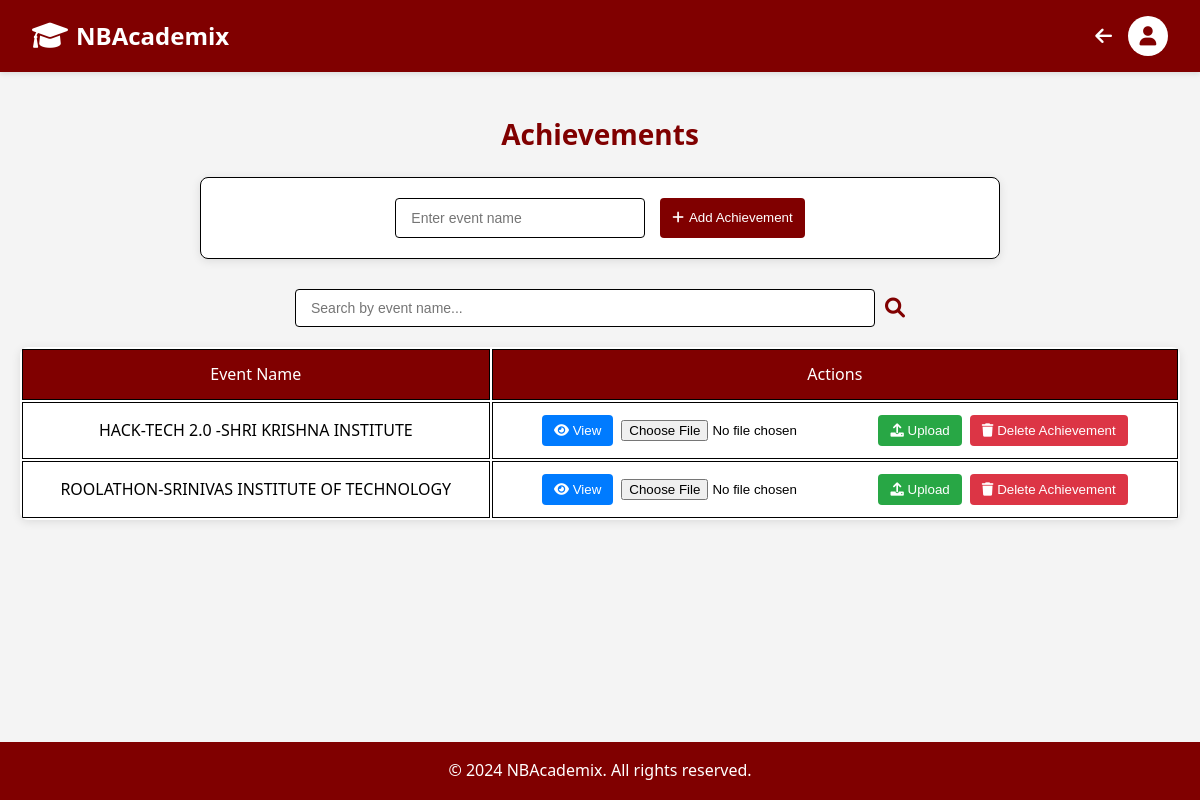
Screenshot of /achievement/ (signed in) with the database file from the repository.
### adminpage/models.py (models this page shows, shortened)
class Achievement(models.Model):
    event_name = models.CharField(max_length=255)
    created_at = models.DateTimeField(auto_now_add=True)

### adminpage/views.py (the view, shortened to what this page needs)
# urls.py: path('achievement/', views.achievement_view, name='achievement'),
@login_required
def achievement_view(request):
    achievements = Achievement.objects.all().order_by('-created_at')
    context = {
        'achievements': achievements,
    }
    return render(request, 'adminpage/achievement.html', context)

### adminpage/templates/adminpage/achievement.html (shortened to what this page needs)
{% extends 'adminpage/base.html' %}
{% block content %}
<div class="student-container">
    <h2>Achievements</h2>
    <div class="add-student-section">
        <form method="post" action="" class="add-form">
            <div class="form-group">
                <input type="text" name="event_name" placeholder="Enter event name" required class="form-input">
                <button type="submit" class="btn add-btn">
                    <i class="fas fa-plus"></i> Add Achievement
                </button>
            </div>
        </form>
    </div>
    <div class="search-container">
        <input type="text" id="searchInput" placeholder="Search by event name..." class="search-input">
        <i class="fas fa-search search-icon"></i>
    </div>
    <div class="table-responsive">
        <table class="student-table">
            <thead>
                <tr>
                    <th>Event Name</th>
                    <th>Actions</th>
                </tr>
            </thead>
            <tbody id="studentTableBody">
                {% for achievement in achievements %}
                    <tr class="student-row">
                        <td>{{ achievement.event_name }}</td>
                        <td class="action-buttons">
                            <button type="button" class="btn view-btn" onclick="openModal('modal-{{ achievement.id }}')">
                                <i class="fas fa-eye"></i> View
                            </button>
                            <form method="post" action="{% url 'upload_achievement_file' achievement.id %}" enctype="multipart/form-data" class="upload-form">
                                <input type="file" name="document" accept=".pdf,.doc,.docx,.xls,.xlsx" class="file-input" required>
                                <button type="submit" class="btn upload-btn">
                                    <i class="fas fa-upload"></i> Upload
                                </button>
                            </form>
                            <form method="post" action="{% url 'delete_achievement' achievement.id %}" class="delete-form" onsubmit="return confirm('Are you sure you want to delete this entire record?');">
                                <button type="submit" class="btn delete-btn">
                                    <i class="fas fa-trash"></i> Delete Achievement
                                </button>
                            </form>
                        </td>
                    </tr>
                {% endfor %}
            </tbody>
        </table>
    </div>
</div>
{% endblock %}

### adminpage/templates/adminpage/base.html (style rules this page uses)
* { margin: 0; padding: 0; box-sizing: border-box; }
body { font-family: 'Segoe UI', Tahoma, Geneva, Verdana, sans-serif; background-color: #f4f4f4; line-height: 1.6; min-height: 100vh; display: flex; flex-direction: column; }

### adminpage/templates/adminpage/achievement.html (style rules this page uses)
.student-container { padding: 40px 20px; max-width: 1200px; margin: 0 auto; }
h2 { color: #800000; margin-bottom: 20px; text-align: center; font-size: 28px; }
.add-student-section { background: #ffffff; padding: 20px; border-radius: 8px; box-shadow: 0 2px 10px rgba(0, 0, 0, 0.1); margin-bottom: 30px; border: 1px solid black; width: 50rem; max-width: 90%; margin-left: auto; margin-right: auto; }
.form-group { display: flex; gap: 15px; flex-wrap: wrap; justify-content: center; align-items: center; }
.form-input { padding: 10px 15px; border: 1px solid black; border-radius: 4px; font-size: 14px; width: 250px; margin-bottom: 0; height: 40px; transition: border-color 0.3s; }
.add-btn { padding: 10px 20px; background-color: #800000; color: white; border-radius: 4px; border: none; cursor: pointer; transition: background-color 0.3s; height: 40px; line-height: 20px; display: flex; align-items: center; gap: 5px; }
.search-container { display: flex; justify-content: center; align-items: center; margin-bottom: 20px; gap: 10px; }
.search-input { width: 50%; padding: 10px 15px; border: 1px solid black; border-radius: 4px; font-size: 14px; }
.search-icon { font-size: 20px; color: #800000; cursor: pointer; }
.table-responsive { margin-bottom: 20px; background: white; border-radius: 8px; box-shadow: 0 2px 10px rgba(0, 0, 0, 0.1); overflow-x: auto; }
.student-table { width: 100%; }
.student-table th, .student-table td { padding: 12px; text-align: center; border: 1px solid black; vertical-align: middle; }
.student-table th { background-color: #800000; color: white; font-weight: 500; }
.btn { border: none; padding: 8px 12px; border-radius: 4px; cursor: pointer; transition: background-color 0.3s ease; }
.action-buttons { display: flex; flex-wrap: wrap; justify-content: center; gap: 8px; padding: 4px; min-height: 40px; align-items: center; }
.view-btn { background-color: #007bff; color: white; }
.upload-btn { background-color: #28a745; color: white; }
.delete-btn { background-color: #dc3545; color: white; }

### rows the page displays
Achievement: event_name "HACK-TECH 2.0 -SHRI KRISHNA INSTITUTE"
Achievement: event_name "ROOLATHON-SRINIVAS INSTITUTE OF TECHNOLOGY"
